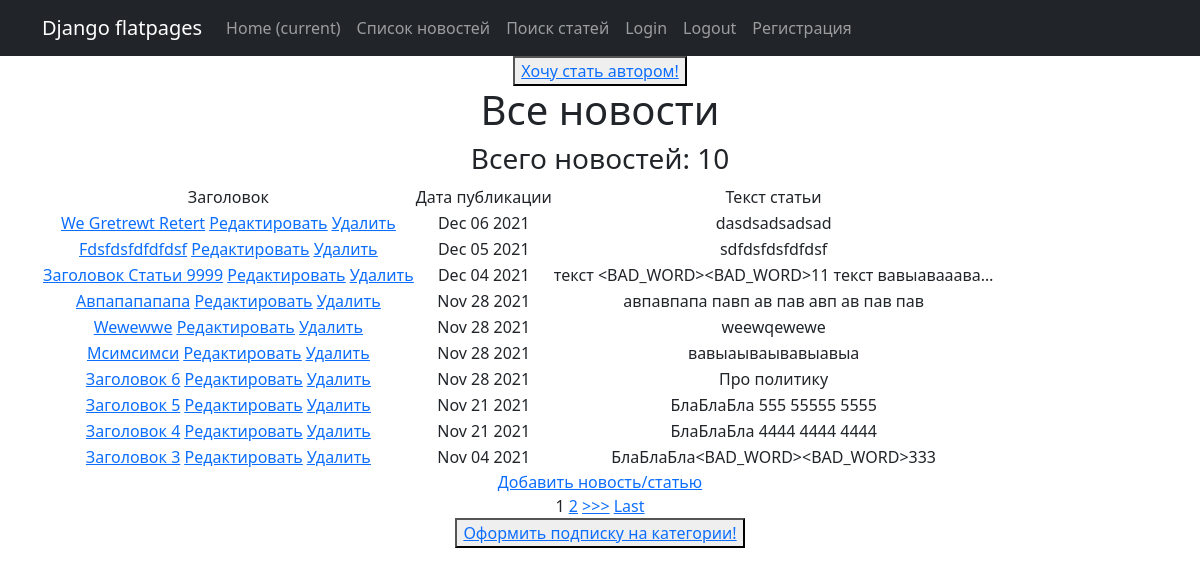
The page /news/ on the database as committed earlier.
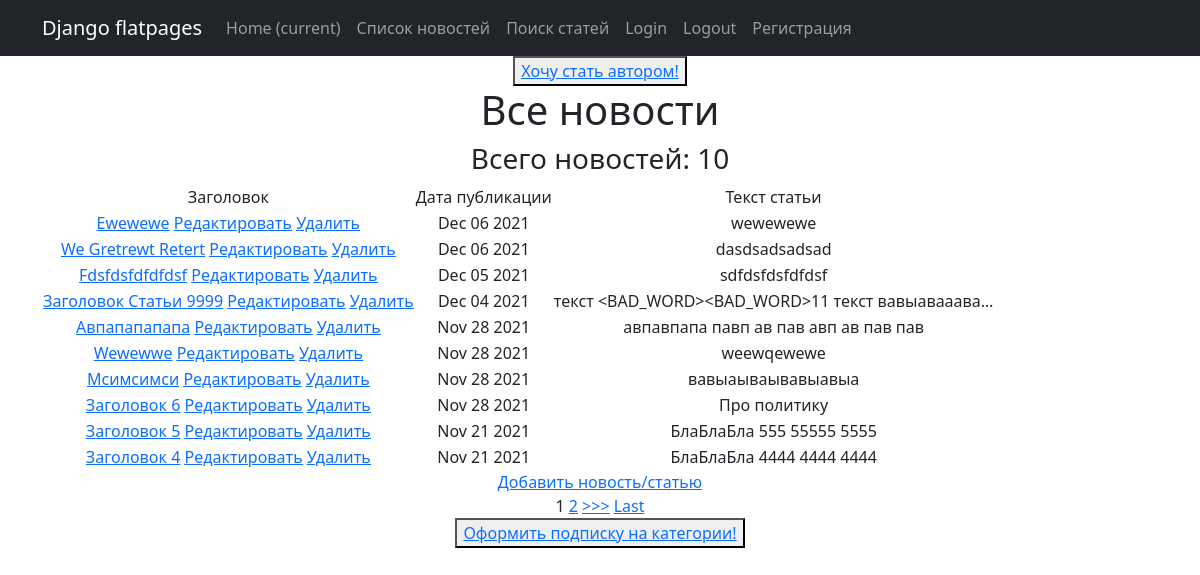
The same page on the database as committed later.
### news/models.py (models this page shows, shortened)
class Post(models.Model):
    article = 'A'
    news = 'N'
    POSTING_TYPE = [(article, 'статья'), (news, 'новость')]
    id_author = models.ForeignKey(Author, on_delete=models.CASCADE)
    post_type = models.CharField(max_length=1, choices=POSTING_TYPE, default=article)
    post_created = models.DateTimeField(auto_now_add=True)
    id_post_category = models.ManyToManyField(Category, through="PostCategory")
    post_header = models.CharField(max_length=255)
    post_text = models.TextField()
    post_rating = models.IntegerField(default=0)

### news/views.py (the view, shortened to what this page needs)
# urls.py: path('', NewsList.as_view()),
class NewsList(ListView):
    model = Post
    template_name = 'news.html'
    context_object_name = 'news'
    queryset = Post.objects.order_by('-post_created')
    paginate_by = 10
    def get_context_data(self, **kwargs):
        context = super().get_context_data(**kwargs)
        context['filter'] = NewsFilter(self.request.GET, queryset=self.get_queryset())
        context['form'] = NewsForm()
        context['is_not_authors'] = not self.request.user.groups.filter(name='authors').exists()
        return context

### news/templatetags/custom_filters.py (called while the page is built)
@register.filter(name='censor')
def censor(value):
    bad_words = ['1111', '2222', '3333']#словарь плохих слов.
    if isinstance(value, str):
        for bad in bad_words:
            value = value.replace(bad, '<BAD_WORD>')
        return value
    else:
        raise ValueError(f'Не является строкой: {type(value)}')

### templates/news.html (shortened to what this page needs)
{% extends 'flatpages/default.html' %}
{% load custom_filters %}
{% block content %}
{% if is_not_authors %}
<button> <a href="news/upgrade/"> Хочу стать автором!</a> </button>
{% endif %}
<h1>Все новости</h1>
<h3>Всего новостей: {{ news|length }} </h3>
 {% if news %}
        <table>
            <tr>
                <td>
                    Заголовок
                </td>
                <td>
                    Дата публикации
                </td>
                <td>
                    Текст статьи
                </td>
            </tr>
               {% for nw in news %}
            <tr>
                <td>
                    <a href="{% url 'news_detail' nw.id %}">{{ nw.post_header|title }}</a>
                    <a href="{% url 'news_update' nw.id %}"><u>Редактировать</u></a>
                    <a href="{% url 'news_delete' nw.id %}"><u> Удалить </u></a>
                </td>
                <td>
                    {{ nw.post_created|date:'M d Y' }}
                </td>
                <td>
                    {{ nw.post_text|censor|truncatechars:50 }}
                </td>
            </tr>
        {% endfor %}
        </table>
    {% else %}
        <h2>Новостей нет!</h2>
    {% endif %}
<a href="{% url 'news_create' %}">Добавить новость/статью</a> <br>
{% if is_paginated %}
    {% for num in page_obj.paginator.page_range %}
        {% if page_obj.number == num %}
            <a>{{ num }}</a>
        {% elif num > page_obj.number|add:'-3' and num < page_obj.number|add:'3' %}
            <a href="?page={{ num }}">{{ num }}</a>
        {% endif %}
    {% endfor %}
    {% if page_obj.has_next %}
        <a href="?page={{ page_obj.next_page_number }}">>>></a>
        <a href="?page={{ page_obj.paginator.num_pages }}">Last</a>
    {% endif %}
{% endif %}
<br>
<button> <a href="/news/subscribe/"> Оформить подписку на категории!</a> </button>
{% endblock content %}

Rows that differ between the two databases and show on the page:
no longer on this page (row unchanged): Post: post_header "Заголовок 3", post_created "Nov 04 2021", post_text|censor "БлаБлаБла<BAD_WORD><BAD_WORD>333"
added Post: post_header "Ewewewe", post_created "Dec 06 2021", post_text|censor "wewewewe"
